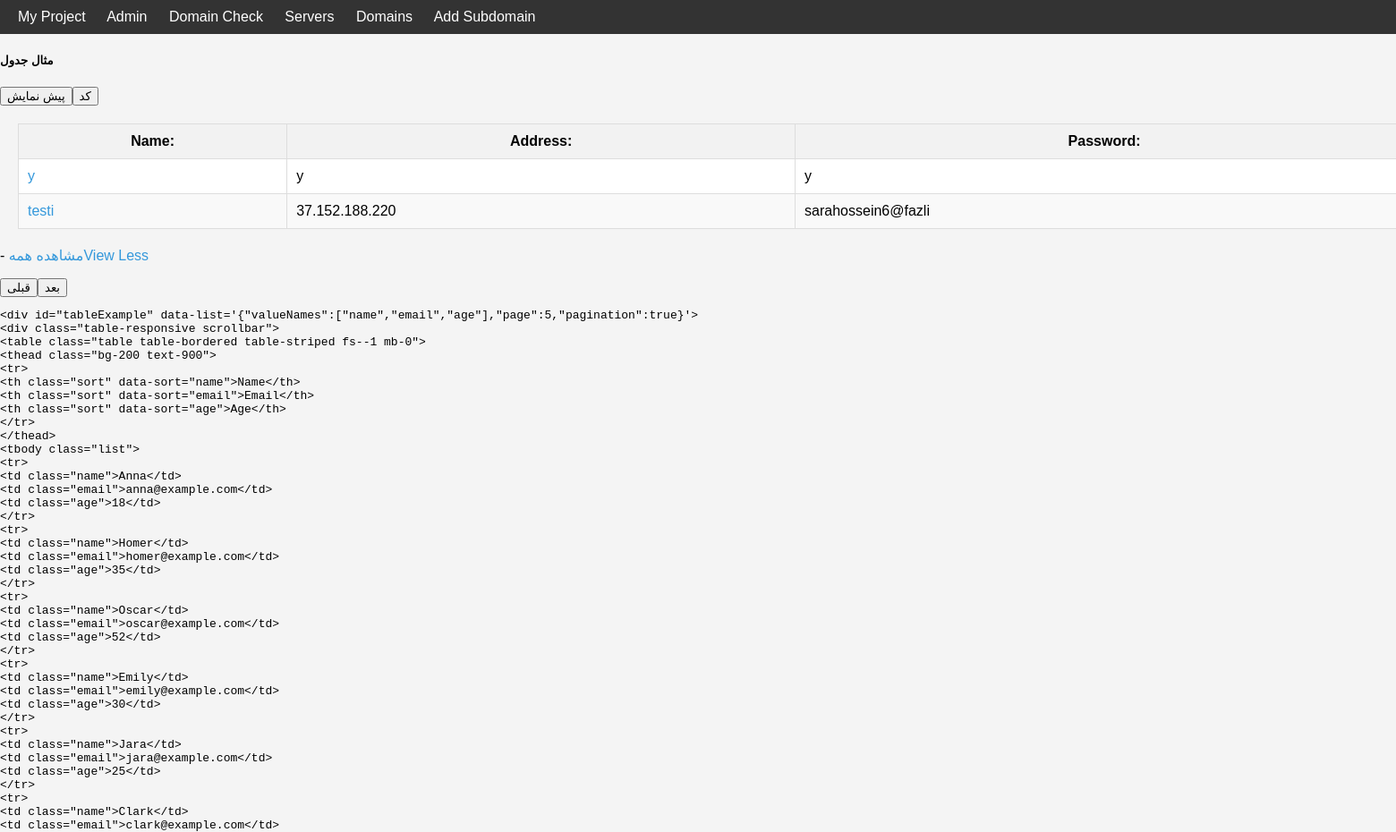
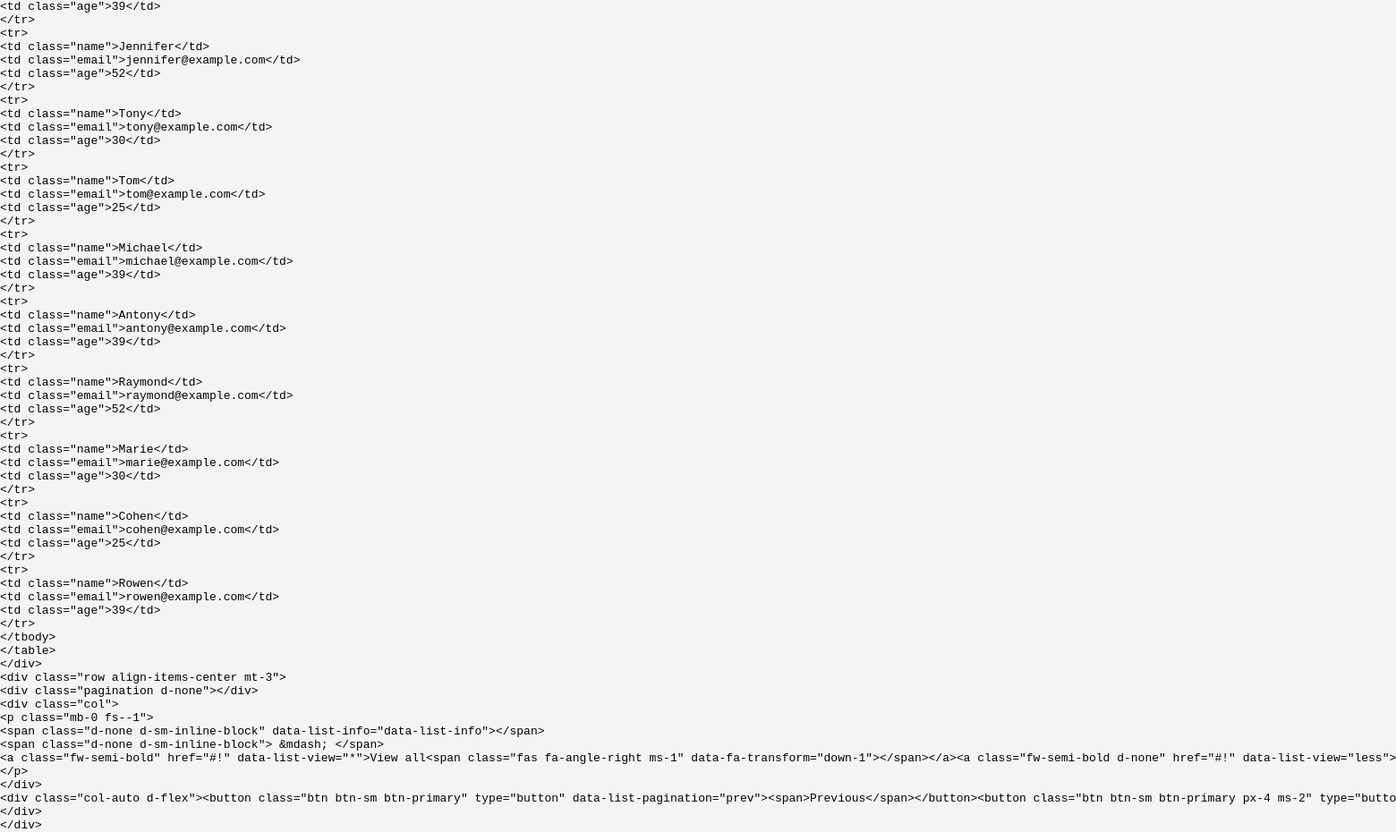
Screenshot of /servers/ with the database file from the repository (2 pictures, top to bottom).
### servers/models.py (models this page shows)
class server(models.Model):
    name=models.CharField(max_length=100)
    address=models.CharField(max_length=100)
    password=models.CharField(max_length=100)

### servers/views.py (the view)
# urls.py: path('',servers_view,name='servers'),
def servers_view(request):
    servers = server.objects.all()
    context = {'servers': servers}
    return render(request, 'servers/mainserver.html', context)

### templates/servers/mainserver.html (shortened to what this page needs)
{% extends 'base.html'%}
{% load static%}
{% block content %}
<div class="card mb-3">
    <div class="card-header">
        <div class="row flex-between-end">
            <div class="col-auto align-self-center">
                <h5 class="mb-0" data-anchor="data-anchor">مثال جدول</h5>
            </div>
            <div class="col-auto ms-auto">
                <div class="nav nav-pills nav-pills-falcon flex-grow-1" role="tablist"><button class="btn btn-sm active" data-bs-toggle="pill" data-bs-target="#dom-1495d2ac-c29e-4883-b8fb-8c2ddb50f5c8" type="button" role="tab" aria-controls="dom-1495d2ac-c29e-4883-b8fb-8c2ddb50f5c8" aria-selected="true" id="tab-dom-1495d2ac-c29e-4883-b8fb-8c2ddb50f5c8">پیش نمایش</button><button class="btn btn-sm" data-bs-toggle="pill" data-bs-target="#dom-1c98e1d5-0b63-43d4-b12e-5b5f5e00e0a4" type="button" role="tab" aria-controls="dom-1c98e1d5-0b63-43d4-b12e-5b5f5e00e0a4" aria-selected="false" id="tab-dom-1c98e1d5-0b63-43d4-b12e-5b5f5e00e0a4">کد</button></div>
            </div>
        </div>
    </div>
    <div class="card-body pt-0">
        <div class="tab-content">
            <div class="tab-pane preview-tab-pane active" role="tabpanel" aria-labelledby="tab-dom-1495d2ac-c29e-4883-b8fb-8c2ddb50f5c8" id="dom-1495d2ac-c29e-4883-b8fb-8c2ddb50f5c8">
                <div id="tableExample" data-list="{&quot;valueNames&quot;:[&quot;name&quot;,&quot;email&quot;,&quot;age&quot;],&quot;page&quot;:5,&quot;pagination&quot;:true}">
                    <div class="table-responsive scrollbar">
                        <table class="table table-bordered table-striped fs--1 mb-0">
                            <thead class="bg-200 text-900">
                            <tr>
                                <th class="sort" data-sort="name">Name:</th>
                                <th class="sort" data-sort="email">Address:</th>
                                <th class="sort" data-sort="age">Password:</th>
                            </tr>
                            </thead>
                            <tbody class="list">
                                {% for server in servers %}
                            <tr>
                                <td class="name" ><a href="{% url 'server' server_id=server.id %}">{{ server.name }}</a></td>
                                <td class="email">{{ server.address }}</td>
                                <td class="age">{{ server.password }}</td>
                            </tr>
                            {% endfor %}
                            </tbody>
                        </table>
                    </div>
                    <div class="row align-items-center mt-3">
                        <div class="col">
                            <p class="mb-0 fs--1">
                                <span class="d-none d-sm-inline-block">-</span>
                                <a class="fw-semi-bold" href="#!" data-list-view="*">مشاهده همه</a><a class="fw-semi-bold d-none" href="#!" data-list-view="less">View Less</a>
                            </p>
                        </div>
                        <div class="col-auto d-flex"><button class="btn btn-sm btn-primary" type="button" data-list-pagination="prev"><span>قبلی</span></button><button class="btn btn-sm btn-primary px-4 ms-2" type="button" data-list-pagination="next"><span>بعد</span></button></div>
                    </div>
                </div>
            </div>
            <div class="tab-pane code-tab-pane" role="tabpanel" aria-labelledby="tab-dom-1c98e1d5-0b63-43d4-b12e-5b5f5e00e0a4" id="dom-1c98e1d5-0b63-43d4-b12e-5b5f5e00e0a4"><pre class="scrollbar rounded-1" style="max-height:420px"><code class="language-html">&lt;div id="tableExample" data-list='{"valueNames":["name","email","age"],"page":5,"pagination":true}'&gt;
&lt;div class="table-responsive scrollbar"&gt;
&lt;table class="table table-bordered table-striped fs--1 mb-0"&gt;
&lt;thead class="bg-200 text-900"&gt;
&lt;tr&gt;
&lt;th class="sort" data-sort="name"&gt;Name&lt;/th&gt;
&lt;th class="sort" data-sort="email"&gt;Email&lt;/th&gt;
&lt;th class="sort" data-sort="age"&gt;Age&lt;/th&gt;
&lt;/tr&gt;
&lt;/thead&gt;
&lt;tbody class="list"&gt;
&lt;tr&gt;
&lt;td class="name"&gt;Anna&lt;/td&gt;
&lt;td class="email"&gt;anna@example.com&lt;/td&gt;
&lt;td class="age"&gt;18&lt;/td&gt;
&lt;/tr&gt;
&lt;tr&gt;
&lt;td class="name"&gt;Homer&lt;/td&gt;
&lt;td class="email"&gt;homer@example.com&lt;/td&gt;
&lt;td class="age"&gt;35&lt;/td&gt;
&lt;/tr&gt;
&lt;tr&gt;
&lt;td class="name"&gt;Oscar&lt;/td&gt;
&lt;td class="email"&gt;oscar@example.com&lt;/td&gt;
&lt;td class="age"&gt;52&lt;/td&gt;
&lt;/tr&gt;
&lt;tr&gt;
&lt;td class="name"&gt;Emily&lt;/td&gt;
&lt;td class="email"&gt;emily@example.com&lt;/td&gt;
&lt;td class="age"&gt;30&lt;/td&gt;
&lt;/tr&gt;
&lt;tr&gt;
&lt;td class="name"&gt;Jara&lt;/td&gt;
&lt;td class="email"&gt;jara@example.com&lt;/td&gt;
&lt;td class="age"&gt;25&lt;/td&gt;
&lt;/tr&gt;
&lt;tr&gt;
&lt;td class="name"&gt;Clark&lt;/td&gt;
&lt;td class="email"&gt;clark@example.com&lt;/td&gt;
&lt;td class="age"&gt;39&lt;/td&gt;
&lt;/tr&gt;
&lt;tr&gt;
&lt;td class="name"&gt;Jennifer&lt;/td&gt;
&lt;td class="email"&gt;jennifer@example.com&lt;/td&gt;
&lt;td class="age"&gt;52&lt;/td&gt;
&lt;/tr&gt;
&lt;tr&gt;
&lt;td class="name"&gt;Tony&lt;/td&gt;
&lt;td class="email"&gt;tony@example.com&lt;/td&gt;
&lt;td class="age"&gt;30&lt;/td&gt;
&lt;/tr&gt;
&lt;tr&gt;
&lt;td class="name"&gt;Tom&lt;/td&gt;
&lt;td class="email"&gt;tom@example.com&lt;/td&gt;
&lt;td class="age"&gt;25&lt;/td&gt;
&lt;/tr&gt;
&lt;tr&gt;
&lt;td class="name"&gt;Michael&lt;/td&gt;
&lt;td class="email"&gt;michael@example.com&lt;/td&gt;
&lt;td class="age"&gt;39&lt;/td&gt;
&lt;/tr&gt;
&lt;tr&gt;
&lt;td class="name"&gt;Antony&lt;/td&gt;
&lt;td class="email"&gt;antony@example.com&lt;/td&gt;
&lt;td class="age"&gt;39&lt;/td&gt;
&lt;/tr&gt;
&lt;tr&gt;
&lt;td class="name"&gt;Raymond&lt;/td&gt;
&lt;td class="email"&gt;raymond@example.com&lt;/td&gt;
&lt;td class="age"&gt;52&lt;/td&gt;
&lt;/tr&gt;
&lt;tr&gt;
&lt;td class="name"&gt;Marie&lt;/td&gt;
&lt;td class="email"&gt;marie@example.com&lt;/td&gt;
&lt;td class="age"&gt;30&lt;/td&gt;
&lt;/tr&gt;
&lt;tr&gt;
&lt;td class="name"&gt;Cohen&lt;/td&gt;
&lt;td class="email"&gt;cohen@example.com&lt;/td&gt;
&lt;td class="age"&gt;25&lt;/td&gt;
&lt;/tr&gt;
&lt;tr&gt;
&lt;td class="name"&gt;Rowen&lt;/td&gt;
&lt;td class="email"&gt;rowen@example.com&lt;/td&gt;
&lt;td class="age"&gt;39&lt;/td&gt;
&lt;/tr&gt;
&lt;/tbody&gt;
&lt;/table&gt;
&lt;/div&gt;
&lt;div class="row align-items-center mt-3"&gt;
&lt;div class="pagination d-none"&gt;&lt;/div&gt;
&lt;div class="col"&gt;
&lt;p class="mb-0 fs--1"&gt;
&lt;span class="d-none d-sm-inline-block" data-list-info="data-list-info"&gt;&lt;/span&gt;
&lt;span class="d-none d-sm-inline-block"&gt; &amp;mdash; &lt;/span&gt;
&lt;a class="fw-semi-bold" href="#!" data-list-view="*"&gt;View all&lt;span class="fas fa-angle-right ms-1" data-fa-transform="down-1"&gt;&lt;/span&gt;&lt;/a&gt;&lt;a class="fw-semi-bold d-none" href="#!" data-list-view="less"&gt;View Less&lt;span class="fas fa-angle-right ms-1" data-fa-transform="down-1"&gt;&lt;/span&gt;&lt;/a&gt;
&lt;/p&gt;
&lt;/div&gt;
&lt;div class="col-auto d-flex"&gt;&lt;button class="btn btn-sm btn-primary" type="button" data-list-pagination="prev"&gt;&lt;span&gt;Previous&lt;/span&gt;&lt;/button&gt;&lt;button class="btn btn-sm btn-primary px-4 ms-2" type="button" data-list-pagination="next"&gt;&lt;span&gt;Next&lt;/span&gt;&lt;/button&gt;&lt;/div&gt;
&lt;/div&gt;
&lt;/div&gt;</code></pre>
            </div>
        </div>
    </div>
</div>
{% endblock %}

### templates/base.html (style rules this page uses)
body { font-family: Arial, sans-serif; margin: 0; padding: 0; background-color: #f4f4f4; }
table { width: 100%; border-collapse: collapse; margin: 20px; background-color: #fff; }
th, td { padding: 10px; border: 1px solid #ddd; }
th { background-color: #f2f2f2; }
tr:nth-child(even) { background-color: #f9f9f9; }
a { color: #3498db; text-decoration: none; }

### rows the page displays
server: name "y", address "y", password "y"
server: name "testi", address "37.152.188.220", password "sarahossein6@fazli"
